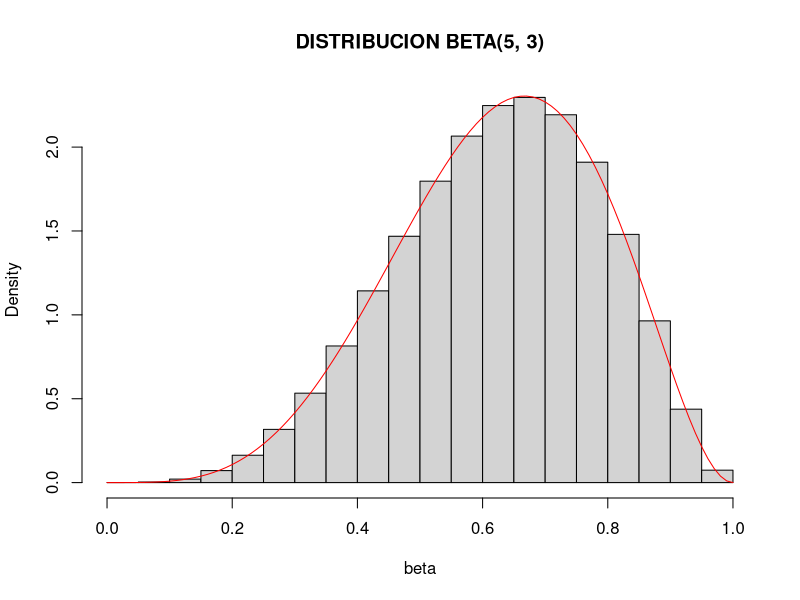

Here is the R script that generated this plot:
set.seed(321)
################################################################################
#1) DISTRIBUCION EXPONENCIAL
inv.exp <- function(n, lambda){
  u <- runif(n)
  -log(1 - u) / lambda
}
################################################################################
#4) DISTRIBUCION GAMMA(ALPHA,BETA) CON EXPONENCIAL
inv.gamma <- function(n,r,lambda){
  m <- r*n
  exp <- inv.exp(m,lambda)
  dim(exp) <- c(n,r)
  gamma <- rowSums(exp,na.rm = T);gamma
}
################################################################################
#5) DISTIRBUCION BETA A PARTIR DE GAMMA
inv.betta <-function(n,a,b){
  k1<-inv.gamma(n,r = a, lambda = 1)
  k2<-inv.gamma(n,r = b, lambda = 1)
  k1/(k1+k2)
}
beta<- inv.betta(n= 10^6 , a = 5,b = 3)
hist(beta, main = "DISTRIBUCION BETA(5, 3)",probability = T)
curve(dbeta(x,shape1 = 5,shape2 = 3),col="red",add = T)
#Prueba Analitica(kolmogorov-Smirlov)
ks.test(beta, "pbeta",shape1 = 5,shape2 = 3)
#p.value>0.05 No rechazar H0:(sigue la misma distribucion normal)
################################################################################